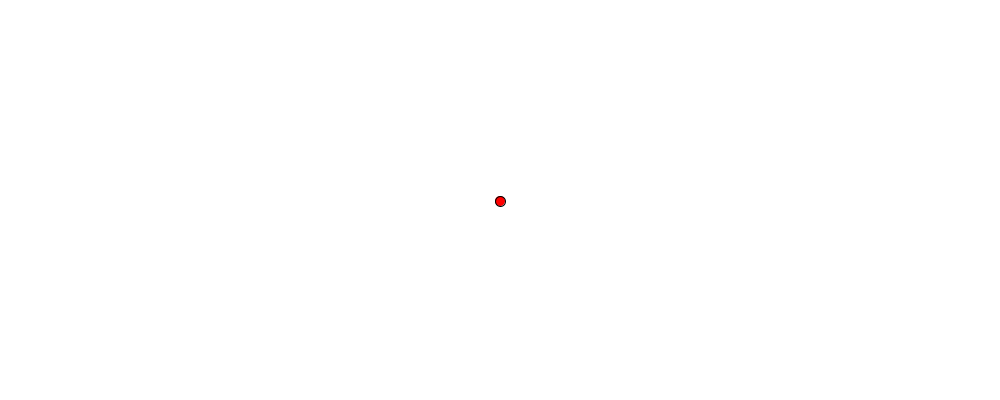
Frame 1 (no input)
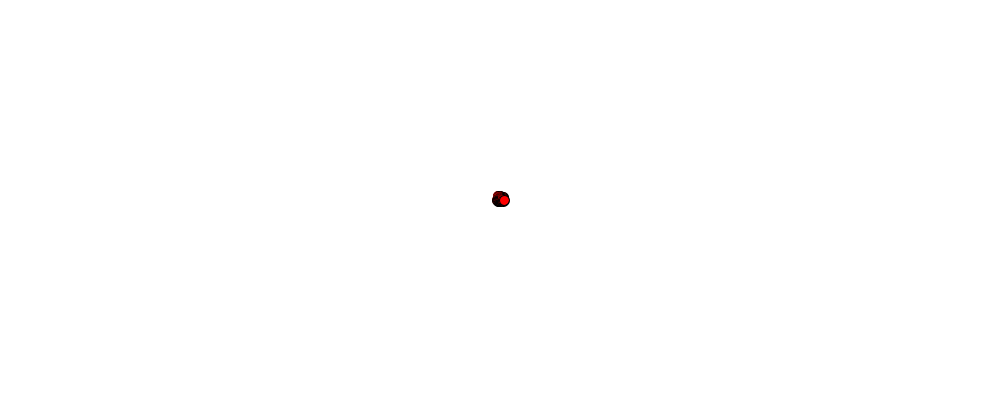
Frame 60 (the mouse pressed at the canvas centre just before this capture)
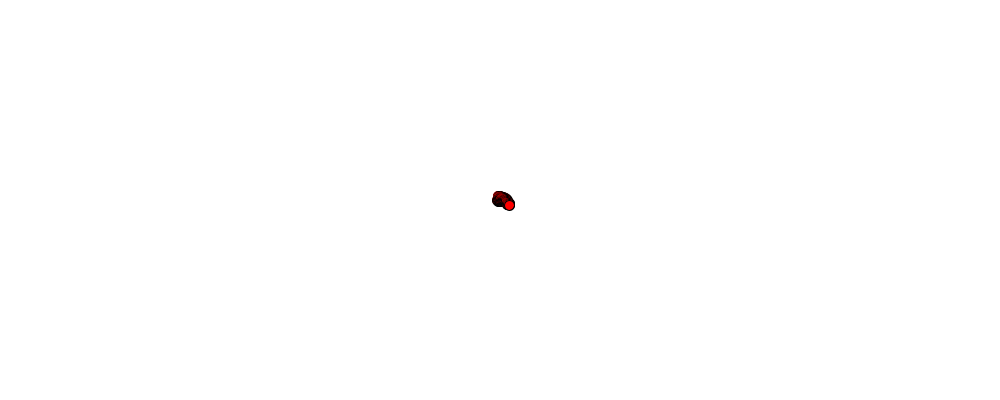
Frame 120 (the mouse held since frame 60 and released just before this capture)

The Processing sketch that drew these frames (run headless with seeded random() and noise(); from frame 60 on, the mouse is pressed at the canvas centre):

// Processing sketch: sketch_1_class_code
// ── sketch_1_class_code.pde

int choice;
float x;
float y;

void setup() {
  size(1000,400);
  background(255,255,255);
  
  x = width/2;
  y = height/2;
}

void draw() {
  
  //background(20);
  
  choice = int(random(4));
  
  println(choice);
  
  
  if(choice == 0) {
      x = x +1;
  }
  
  if(choice == 1) {
      x = x - 1;
  }
  
  if(choice == 2) {
    y = y + 1; 
  }
  
  if(choice == 3) {
    y = y - 1; 
  }
  
  
  
  //point(x,y);
  //noStroke();
  fill(255,0,0);
  ellipse(x,y,10,10);
}
